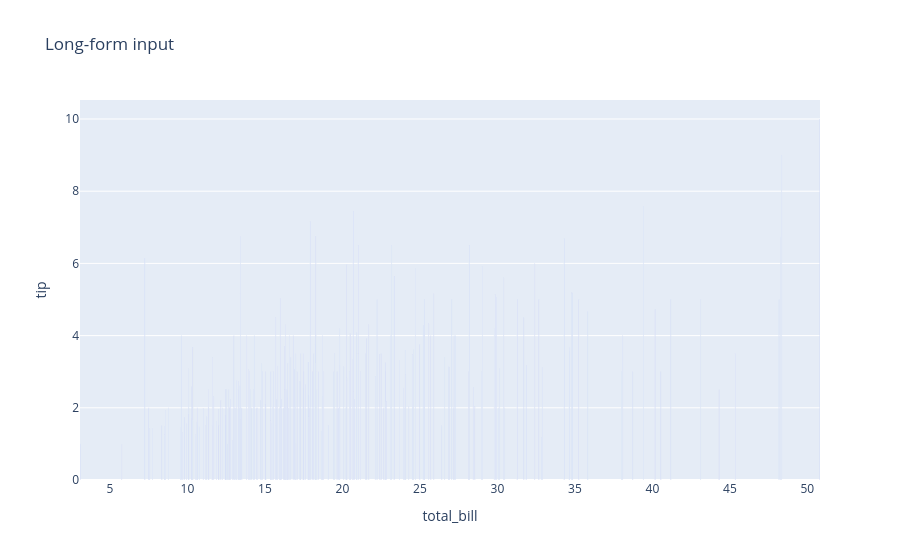

Notebook code for this chart:
### Code cell
import plotly.express as px

fg=px.bar(tips,x='total_bill',y='tip',title='Long-form input')
fg.show()

### Figure 1 — Plotly figure (JSON) as saved in the notebook; plotly's stock layout.template omitted (floating-point values rounded to 4 significant figures; data arrays with more than 128 entries replaced by an {"elided": "..."} marker saying what was removed)
{"data": [{"hovertemplate": "total_bill=%{x}<br>tip=%{y}<extra></extra>", "legendgroup": "", "marker": {"color": "#636efa", "pattern": {"shape": ""}}, "name": "", "orientation": "v", "showlegend": false, "textposition": "auto", "type": "bar", "x": {"elided": "244 float values"}, "xaxis": "x", "y": {"elided": "244 float values"}, "yaxis": "y"}], "layout": {"barmode": "relative", "legend": {"tracegroupgap": 0}, "title": {"text": "Long-form input"}, "xaxis": {"anchor": "y", "domain": [0, 1], "title": {"text": "total_bill"}}, "yaxis": {"anchor": "x", "domain": [0, 1], "title": {"text": "tip"}}}}
